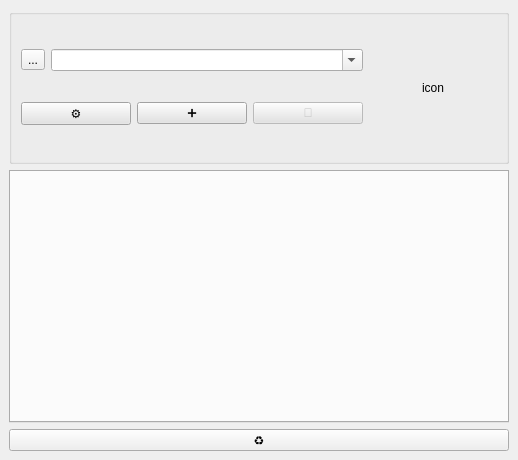
<?xml version="1.0" encoding="UTF-8"?>
<ui version="4.0">
 <class>Qsequoia2</class>
 <widget class="QgsDockWidget" name="Qsequoia2">
  <property name="geometry">
   <rect>
    <x>0</x>
    <y>0</y>
    <width>518</width>
    <height>460</height>
   </rect>
  </property>
  <property name="minimumSize">
   <size>
    <width>518</width>
    <height>460</height>
   </size>
  </property>
  <property name="windowIcon">
   <iconset>
    <normaloff>../../../../../../../Downloads/icons/Qsequoia.png</normaloff>../../../../../../../Downloads/icons/Qsequoia.png</iconset>
  </property>
  <property name="windowTitle">
   <string>Qsequoia2</string>
  </property>
  <widget class="QWidget" name="dockWidgetContents">
   <layout class="QVBoxLayout" name="main_layout">
    <item>
     <widget class="QGroupBox" name="groupBox_3">
      <property name="title">
       <string/>
      </property>
      <layout class="QHBoxLayout" name="projectLayout">
       <item>
        <layout class="QVBoxLayout" name="projectLeft">
         <item>
          <layout class="QHBoxLayout" name="horizontalLayout">
           <item>
            <widget class="QToolButton" name="btn_select_seq_dir">
             <property name="toolTip">
              <string>Choisir un dossier de projet</string>
             </property>
             <property name="text">
              <string>...</string>
             </property>
            </widget>
           </item>
           <item>
            <widget class="QComboBox" name="cb_seq_folder">
             <property name="sizePolicy">
              <sizepolicy hsizetype="Expanding" vsizetype="Fixed">
               <horstretch>0</horstretch>
               <verstretch>0</verstretch>
              </sizepolicy>
             </property>
             <property name="editable">
              <bool>true</bool>
             </property>
            </widget>
           </item>
          </layout>
         </item>
         <item>
          <layout class="QHBoxLayout" name="horizontalLayout_2">
           <item>
            <widget class="QPushButton" name="btn_settings">
             <property name="toolTip">
              <string>Paramètres généraux</string>
             </property>
             <property name="styleSheet">
              <string notr="true">background-color: rgb(227, 227, 227);</string>
             </property>
             <property name="text">
              <string>⚙️</string>
             </property>
            </widget>
           </item>
           <item>
            <widget class="QPushButton" name="btn_create">
             <property name="toolTip">
              <string>Créer un nouveau projet</string>
             </property>
             <property name="styleSheet">
              <string notr="true">background-color: rgb(227, 227, 227);</string>
             </property>
             <property name="text">
              <string>➕</string>
             </property>
            </widget>
           </item>
           <item>
            <widget class="QPushButton" name="btn_open_seq_dir_2">
             <property name="enabled">
              <bool>false</bool>
             </property>
             <property name="toolTip">
              <string>Ouvrir le dossier courant</string>
             </property>
             <property name="styleSheet">
              <string notr="true">background-color: rgb(227, 227, 227);</string>
             </property>
             <property name="text">
              <string>📁</string>
             </property>
            </widget>
           </item>
          </layout>
         </item>
        </layout>
       </item>
       <item>
        <widget class="QLabel" name="icon">
         <property name="minimumSize">
          <size>
           <width>128</width>
           <height>128</height>
          </size>
         </property>
         <property name="maximumSize">
          <size>
           <width>128</width>
           <height>128</height>
          </size>
         </property>
         <property name="text">
          <string>icon</string>
         </property>
         <property name="alignment">
          <set>Qt::AlignCenter</set>
         </property>
        </widget>
       </item>
      </layout>
     </widget>
    </item>
    <item>
     <widget class="QTabWidget" name="tabWidget">
      <property name="tabPosition">
       <enum>QTabWidget::West</enum>
      </property>
     </widget>
    </item>
    <item>
     <widget class="QToolButton" name="btn_reload">
      <property name="sizePolicy">
       <sizepolicy hsizetype="Expanding" vsizetype="Fixed">
        <horstretch>0</horstretch>
        <verstretch>0</verstretch>
       </sizepolicy>
      </property>
      <property name="text">
       <string>♻️</string>
      </property>
     </widget>
    </item>
   </layout>
  </widget>
 </widget>
 <customwidgets>
  <customwidget>
   <class>QgsDockWidget</class>
   <extends>QDockWidget</extends>
   <header>qgsdockwidget.h</header>
   <container>1</container>
  </customwidget>
 </customwidgets>
 <resources/>
 <connections/>
</ui>
